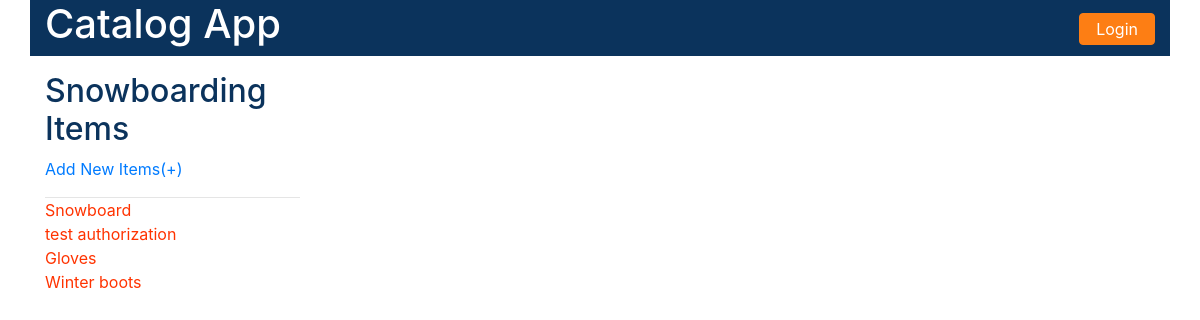
The app's page /catalog/Snowboarding/Scarf/, older data.
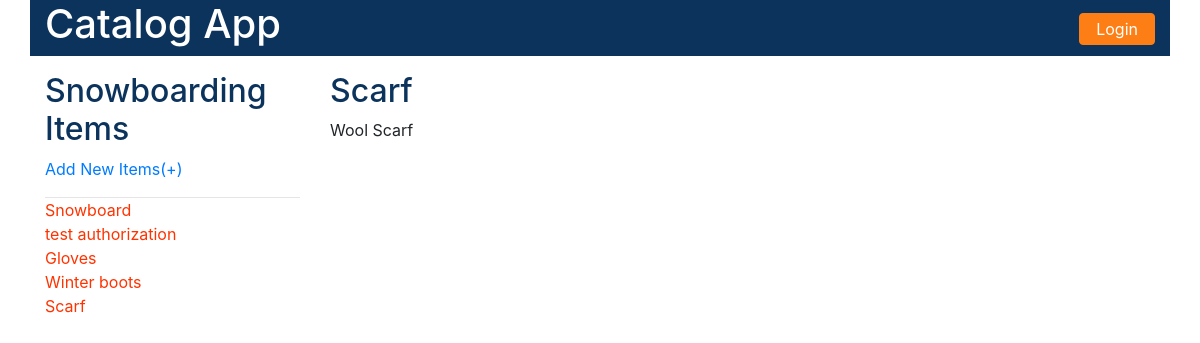
The same page, newer data.
### models.py (models this page shows, shortened)
class Item(Base):
    __tablename__ = 'item'
    id = Column(Integer, primary_key=True)
    name = Column(String(250))
    description = Column(String(1500))
    category_id = Column(Integer, ForeignKey('category.id'))
    user_id = Column(Integer, ForeignKey('user.id'))
    category = relationship(Category)
    user = relationship(User)

### catalogViews.py (the view)
@app.route('/catalog/<category_name>/<item_name>/')
def  show_item(category_name, item_name):
    category = session.query(Category).filter_by(name=category_name).first()
    if category is not None:
        item = session.query(Item).filter_by(category_id=category.id, name=item_name).first()
        items = session.query(Item).filter_by(category_id = category.id).order_by(Item.category_id).all()
        if 'username' not in login_session or item.user_id != login_session['user_id']:
            return render_template('public_item.html', category=category, item=item, items = items)
        else:
            return render_template('item.html', category=category, item=item, items = items)
    else:
        return "No Item Info to display"  # message flashing

### templates/public_item.html (shortened to what this page needs)
<!DOCTYPE html>
<html lang="en">
<head>
<link rel="stylesheet"
	href="{{ url_for('static', filename='css/bootstrap.css') }}">
<link rel="stylesheet"
	href="{{ url_for('static', filename='css/style.css') }}">
</head>
<body>
	<main class="container">
	<header class="row">
		<h1 class="col-md-4 text-left"><a href="{{url_for('show_categories')}}" style="color:white">Catalog App</a></h1>
		<div class="col-md-6"></div>
		<div class="col-md-2 text-right">
			<form method="GET" action="{{url_for('showLogin')}}">
				<button type="submit" class="text-center btn btn-default login">Login</button>
			</form>
		</div>
	</header>
	<section class="row vdivide">
		<sidebar class="col-md-3">
		<h2>{{category.name}} Items</h2>
		<form action="#" method="POST">
			<a href="{{url_for('add_category')}}">Add New Items(+)</a>
			<hr/>
			<ul class="text-left">
				{% for item in items %}
				<li><a
					href="{{url_for('show_item', category_name = category.name, item_name = item.name)}}"><span class="item-category">{{item.name}}</span></a>
				</li> {% endfor %}
			</ul>
		</form>
		</sidebar>
		<section class="col-md-9 items">
			<h2>{{item.name}}</h2>
			<div>{{item.description}}</div>
			<br />
			<br />
		</section>
	</section>
	</main>
</body>
</html>

Row changes from the older to the newer data that the page shows:
added Item: name "Scarf", description "Wool Scarf"
